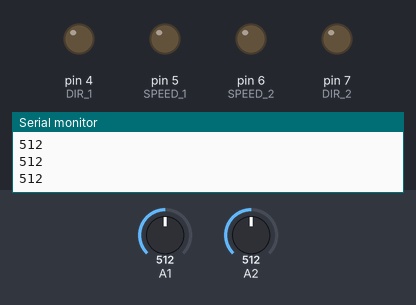
Simulated run of this sketch. Board: Arduino Uno, built with avr-gcc and run on an emulated ATmega328P. On the bench: output pins drawn as LEDs (lit = HIGH), the last lines printed to the serial monitor. The inputs (shaded band) are chosen by the test bench; at power-on: A2 = 512, A1 = 512.

Above: at 1.2 s.
1.3 s: A2 set to 38
2.8 s: A2 set to 31
At 3.8 s:
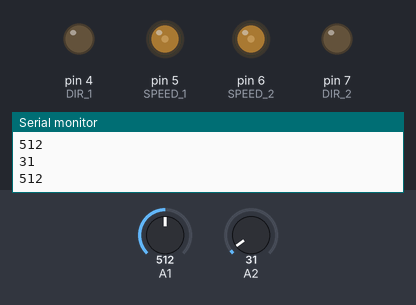
4.3 s: A2 set to 122
At 4.9 s:
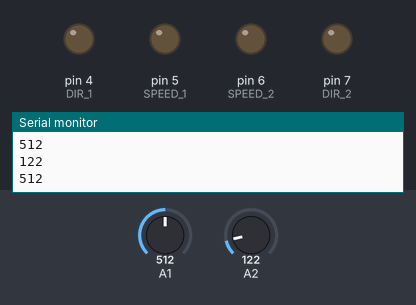
5.8 s: A2 set to 0
At 6.3 s:
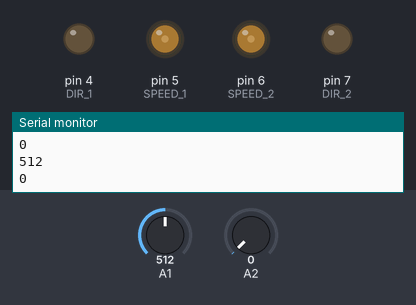
Timing chart, 0 to 8.3 s (numbered marks = the images above; inputs shaded):
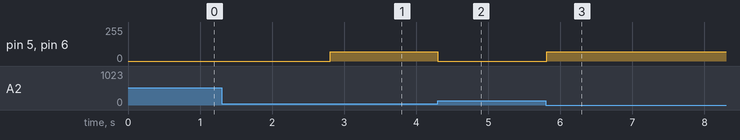

Measured:
- the behaviour switches between 35 and 34 on A2 (found by bisection; images 0 and 1)
- after the input at 2.8 s, pin 5 (SPEED_1), pin 6 (SPEED_2): 0/255 → 70/255 at once
- after the input at 4.3 s, pin 5 (SPEED_1), pin 6 (SPEED_2): 70/255 → 0/255 at once
- after the input at 5.8 s, pin 5 (SPEED_1), pin 6 (SPEED_2): 0/255 → 70/255 at once

The sketch:

big_bot_line.ino
```cpp
#define SPEED_1 5
#define DIR_1 4
#define SPEED_2 6
#define DIR_2 7
int svet1;
int svet2;
const int speed_all = 70;
unsigned long previousMillis = 0;
const long interval = 1000;
void setup() {
  Serial.begin(9600);
  pinMode(A2, INPUT);
  pinMode(A1, INPUT);
  // настраиваем выводы платы 4, 5, 6, 7 на вывод сигналов
  for (int i = 4; i < 8; i++) {
    pinMode(i, OUTPUT);
  }
  vpered();
}
void vpered() {
  digitalWrite(DIR_2, 0);
  analogWrite(SPEED_2, speed_all);  //левое не
  analogWrite(SPEED_1, speed_all);
  digitalWrite(DIR_1, 0);
  //правое не
}
void nalevo() {
  digitalWrite(DIR_2, 0);    //налево
  analogWrite(SPEED_2, speed_all);  //левое не
  digitalWrite(DIR_1, 1);
  analogWrite(SPEED_1, 0);  //правое не
  //delay(1200);
}
void vpravo() {
  digitalWrite(DIR_2, 1);   //налево
  analogWrite(SPEED_2, 0);  //левое не
  digitalWrite(DIR_1, 0);
  analogWrite(SPEED_1, speed_all);  //правое не
  //delay(1200);
}
void stop1() {
  digitalWrite(DIR_2, 0);   //налево
  analogWrite(SPEED_2, 0);  //левое не
  digitalWrite(DIR_1, 0);
  analogWrite(SPEED_1, 0);  //правое не
}
void loop() {
  svet1 = analogRead(A1);
  svet2 = analogRead(A2);
  // Определение порогового значения (может потребоваться подстройка)
  int thr = 35;
  if (svet1 > thr && svet2 > thr) {
    stop1();
  }
  if (svet1 > thr && svet2 < thr) {
    analogWrite(SPEED_2, speed_all);  //левое не
    analogWrite(SPEED_1, speed_all);
  }
  if (svet1 < thr && svet2 > thr)
    // Небольшая задержка для стабильности
    delay(10);
  Serial.print(svet1);
  Serial.println();
  Serial.print(svet2);
  Serial.println();
}
```
